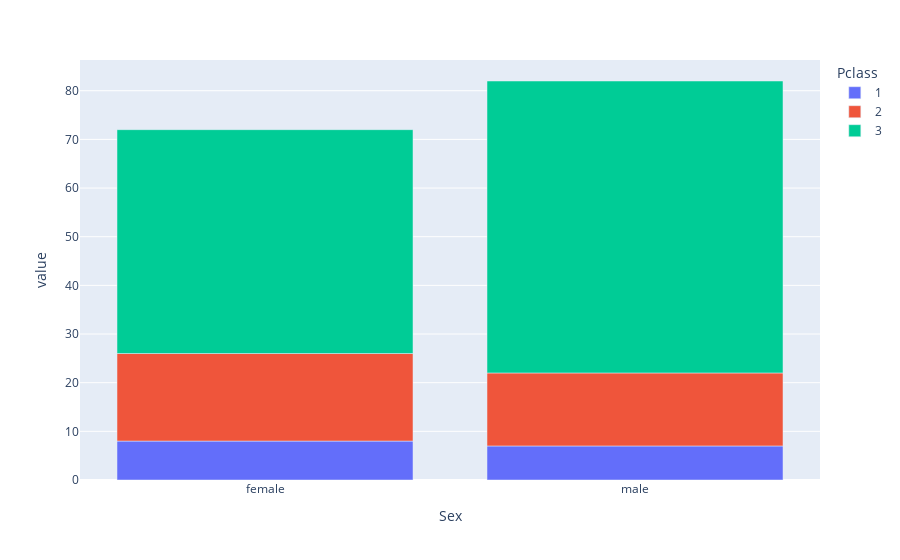

Notebook cell for this chart:
### Markdown cell above
It's also interesting how females had an average higher fare, makes me wonder if the higher fare was due to the lower amount of women and children.

I'm also curious about the number of kids and how much they cost based on sex. The number of kids in each class were pretty consistent.

### Code cell
f=entire_df[(entire_df['Age']<18)]
df=f.groupby(['Sex'])['Pclass'].value_counts().unstack()
print(df)
px.bar(df)

### Figure 1 — Plotly figure (JSON) as saved in the notebook; plotly's stock layout.template omitted (floating-point values rounded to 4 significant figures)
{"data": [{"alignmentgroup": "True", "hovertemplate": "Pclass=1<br>Sex=%{x}<br>value=%{y}<extra></extra>", "legendgroup": "1", "marker": {"color": "#636efa", "pattern": {"shape": ""}}, "name": "1", "offsetgroup": "1", "orientation": "v", "showlegend": true, "textposition": "auto", "type": "bar", "x": ["female", "male"], "xaxis": "x", "y": [8, 7], "yaxis": "y"}, {"alignmentgroup": "True", "hovertemplate": "Pclass=2<br>Sex=%{x}<br>value=%{y}<extra></extra>", "legendgroup": "2", "marker": {"color": "#EF553B", "pattern": {"shape": ""}}, "name": "2", "offsetgroup": "2", "orientation": "v", "showlegend": true, "textposition": "auto", "type": "bar", "x": ["female", "male"], "xaxis": "x", "y": [18, 15], "yaxis": "y"}, {"alignmentgroup": "True", "hovertemplate": "Pclass=3<br>Sex=%{x}<br>value=%{y}<extra></extra>", "legendgroup": "3", "marker": {"color": "#00cc96", "pattern": {"shape": ""}}, "name": "3", "offsetgroup": "3", "orientation": "v", "showlegend": true, "textposition": "auto", "type": "bar", "x": ["female", "male"], "xaxis": "x", "y": [46, 60], "yaxis": "y"}], "layout": {"barmode": "relative", "legend": {"title": {"text": "Pclass"}, "tracegroupgap": 0}, "margin": {"t": 60}, "xaxis": {"anchor": "y", "domain": [0, 1], "title": {"text": "Sex"}}, "yaxis": {"anchor": "x", "domain": [0, 1], "title": {"text": "value"}}}}
